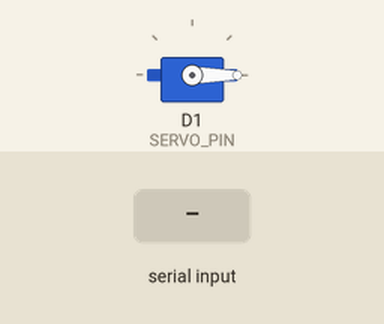
Simulated run of this sketch. Board: ESP8266 (NodeMCU). On the bench: servo. The test bench sets the inputs (shaded band). WiFi joins after 1.5 s; servers stay silent unless stated; what the sketch prints to the serial monitor is not drawn.

Above: at 3.2 s.
3.3 s: "open\n" received over Serial
At 4.2 s:
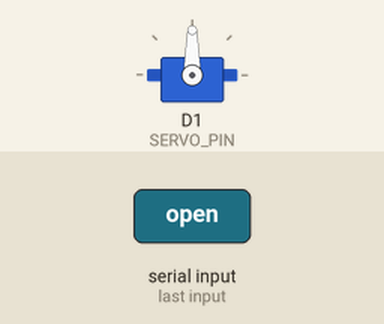
4.8 s: "30,150\n" received over Serial
At 6.0 s:
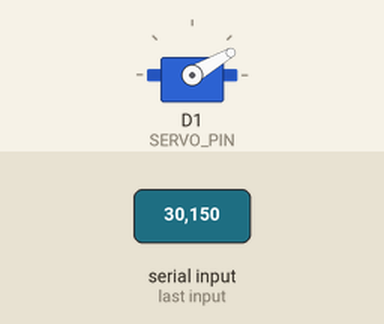
6.3 s: "401\n" received over Serial
At 7.7 s:
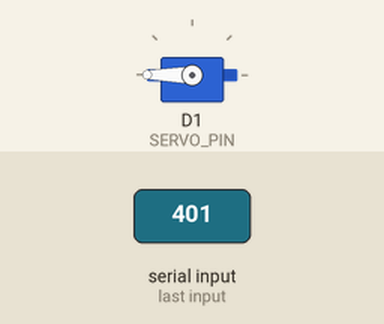
9.5 s: "90,45\n" received over Serial
At 10.7 s:
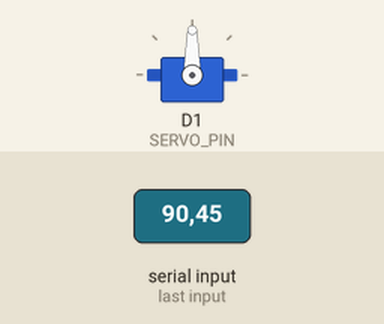
11.0 s: "0\n" received over Serial
At 12.3 s:
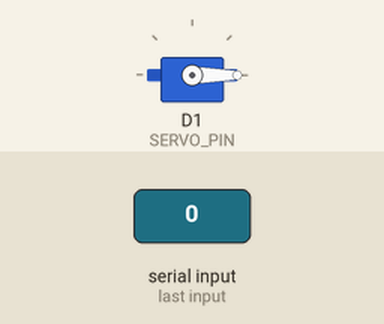
Timing chart, 0 to 13.5 s (numbered marks = the images above; inputs shaded):
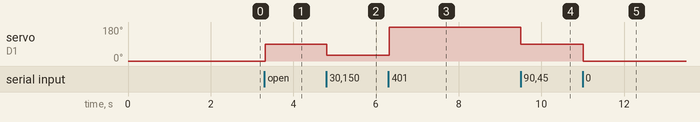

Measured:
- after the input at 3.3 s, servo on D1 (SERVO_PIN): 0° → 90° at once
- after the input at 4.8 s, servo on D1 (SERVO_PIN): 90° → 30° at once
- after the input at 6.3 s, servo on D1 (SERVO_PIN): 30° → 180° at once
- after the input at 9.5 s, servo on D1 (SERVO_PIN): 180° → 90° at once
- after the input at 11.0 s, servo on D1 (SERVO_PIN): 90° → 0° at once

The sketch:

locker_wifi.ino
```cpp
// Team 5 - RFID Smart Locker
// Step 3: Wi-Fi version. Every tap is checked by the server and shown on the dashboard.
//
// Wiring is the same as before:
//   RC522: SDA->D8  SCK->D5  MOSI->D7  MISO->D6  RST->D3  GND->G  3.3V->3V3 (NEVER 5V)
//   Servo: Brown/black->G  Red->Vin  Orange/yellow->D1

#include <ESP8266WiFi.h>
#include <ESP8266HTTPClient.h>
#include <WiFiClient.h>
#include <SPI.h>
#include <MFRC522.h>
#include <Servo.h>

#define SS_PIN    D8
#define RST_PIN   D3
#define SERVO_PIN D1

// ---- Settings you MUST change ----
const char* WIFI_NAME     = "connected";
const char* WIFI_PASSWORD = "Albert@here###";
const char* SERVER = "http://192.168.137.1:5001";  // laptop hotspot IP + local Flask port
const char* DEVICE_KEY    = "team5@rca.robotics";                 // same as DEVICE_KEY in the server's .env
// ---- Settings you can change ----
const String BACKUP_KEY   = "03 1A B0 01";  // still opens Locker 1 if the server is unreachable
const int LOCKED_ANGLE    = 0;
const int OPEN_ANGLE      = 90;
const int OPEN_SECONDS    = 5;
const int MY_LOCKER       = 1;              // which locker this board controls
// ----------------------------------

MFRC522 reader(SS_PIN, RST_PIN);
Servo lock;
unsigned long lastPoll = 0;

void setup() {
  Serial.begin(115200);
  delay(500);
  SPI.begin();
  reader.PCD_Init();
  lock.attach(SERVO_PIN, 500, 2400);
  lock.write(LOCKED_ANGLE);

  Serial.println();
  Serial.println("=== Team 5 Smart Locker (Wi-Fi) ===");
  connectWifi();
  Serial.println("Tap a fob... (or type: open, lock, or a number 0-180)");
}

void loop() {
  checkTypedCommand();

  // Every 2 seconds, ask the server if someone pressed "Open now" on the dashboard
  if (millis() - lastPoll > 2000) {
    lastPoll = millis();
    checkDashboardOpen();
  }

  if (!reader.PICC_IsNewCardPresent()) return;
  if (!reader.PICC_ReadCardSerial()) return;

  String id = readId();
  Serial.print("Fob tapped: ");
  Serial.println(id);

  int answer = askServer(id);   // 1 = open, 0 = deny, -1 = server not reachable

  if (answer == 1) {
    Serial.println("SERVER: ACCESS GRANTED");
    openLocker();
  } else if (answer == 0) {
    Serial.println("SERVER: ACCESS DENIED");
  } else if (id == BACKUP_KEY) {
    Serial.println("Server not reachable -> backup key accepted");
    openLocker();
  } else {
    Serial.println("Server not reachable -> ACCESS DENIED");
  }

  Serial.println("Tap a fob...");
  reader.PICC_HaltA();
  delay(1000);
}

void openLocker() {
  lock.write(OPEN_ANGLE);
  delay(OPEN_SECONDS * 1000);
  lock.write(LOCKED_ANGLE);
  Serial.println("Locker locked again.");
  reportLocked();
}

// Tells the dashboard the door is closed and locked again.
void reportLocked() {
  if (WiFi.status() != WL_CONNECTED) return;
  WiFiClient client;
  HTTPClient http;
  http.begin(client, String(SERVER) + "/api/door");
  http.addHeader("Content-Type", "application/json");
  http.addHeader("X-Device-Key", DEVICE_KEY);
  http.setTimeout(2000);
  http.POST("{\"locker\":" + String(MY_LOCKER) + ",\"state\":\"locked\"}");
  http.end();
}

void connectWifi() {
  Serial.print("Connecting to Wi-Fi ");
  Serial.print(WIFI_NAME);
  WiFi.mode(WIFI_STA);
  WiFi.begin(WIFI_NAME, WIFI_PASSWORD);
  for (int i = 0; i < 30 && WiFi.status() != WL_CONNECTED; i++) {
    delay(500);
    Serial.print(".");
  }
  Serial.println();
  if (WiFi.status() == WL_CONNECTED) {
    Serial.print("Wi-Fi connected. Board IP: ");
    Serial.println(WiFi.localIP());
  } else {
    Serial.println("Wi-Fi FAILED. Check the name/password. Backup key still works.");
  }
}

// Sends the tag to the server. Returns 1 (open), 0 (deny) or -1 (no answer).
int askServer(String id) {
  if (WiFi.status() != WL_CONNECTED) connectWifi();
  if (WiFi.status() != WL_CONNECTED) return -1;

  WiFiClient client;
  HTTPClient http;
  http.begin(client, String(SERVER) + "/api/scan");
  http.addHeader("Content-Type", "application/json");
  http.addHeader("X-Device-Key", DEVICE_KEY);
  http.setTimeout(4000);

  int code = http.POST("{\"tag\":\"" + id + "\"}");
  String body = http.getString();
  http.end();

  Serial.print("Server replied ");
  Serial.print(code);
  Serial.print(": ");
  Serial.println(body);

  if (code == 401) Serial.println("-> DEVICE_KEY does not match the server's .env");
  if (code != 200) return -1;
  body.replace(" ", "");
  if (body.indexOf("\"action\":\"open\"") >= 0 && body.indexOf("\"locker\":" + String(MY_LOCKER)) >= 0) return 1;
  return 0;
}

// "Open now" button on the dashboard
void checkDashboardOpen() {
  if (WiFi.status() != WL_CONNECTED) return;
  WiFiClient client;
  HTTPClient http;
  http.begin(client, String(SERVER) + "/api/poll");
  http.addHeader("X-Device-Key", DEVICE_KEY);
  http.setTimeout(2000);
  int code = http.GET();
  String body = (code == 200) ? http.getString() : "";
  http.end();

  body.replace(" ", "");
  if (body.indexOf("\"open\":true") >= 0 && body.indexOf("\"locker\":" + String(MY_LOCKER)) >= 0) {
    Serial.println("DASHBOARD: Open now pressed");
    openLocker();
  }
}

// Manual servo control from the Serial Monitor: open, lock, or 0-180
void checkTypedCommand() {
  if (!Serial.available()) return;
  String cmd = Serial.readStringUntil('\n');
  cmd.trim();
  cmd.toLowerCase();
  if (cmd.length() == 0) return;

  if (cmd == "open") {
    lock.write(OPEN_ANGLE);
    Serial.println("Servo -> OPEN");
  } else if (cmd == "lock") {
    lock.write(LOCKED_ANGLE);
    Serial.println("Servo -> LOCKED");
  } else if (isDigit(cmd.charAt(0))) {
    int angle = constrain(cmd.toInt(), 0, 180);
    lock.write(angle);
    Serial.print("Servo -> ");
    Serial.print(angle);
    Serial.println(" degrees");
  } else {
    Serial.println("Commands: open, lock, or a number 0-180");
  }
}

// Turns the fob's ID into text like "03 1A B0 01"
String readId() {
  String id = "";
  for (byte i = 0; i < reader.uid.size; i++) {
    if (reader.uid.uidByte[i] < 0x10) id += "0";
    id += String(reader.uid.uidByte[i], HEX);
    if (i < reader.uid.size - 1) id += " ";
  }
  id.toUpperCase();
  return id;
}
```
